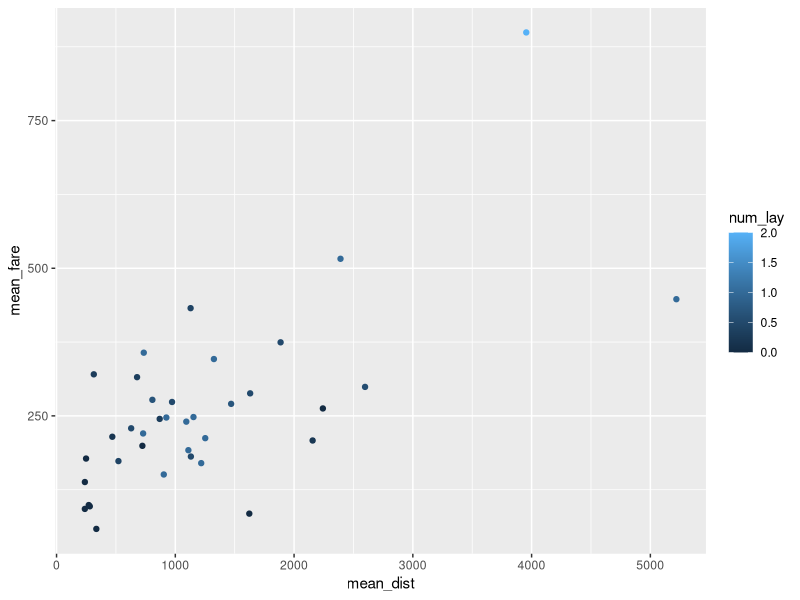
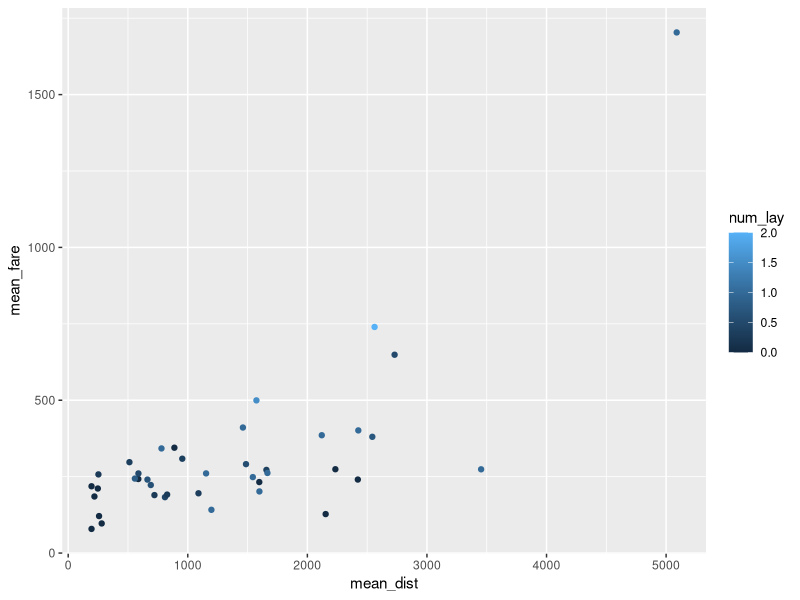
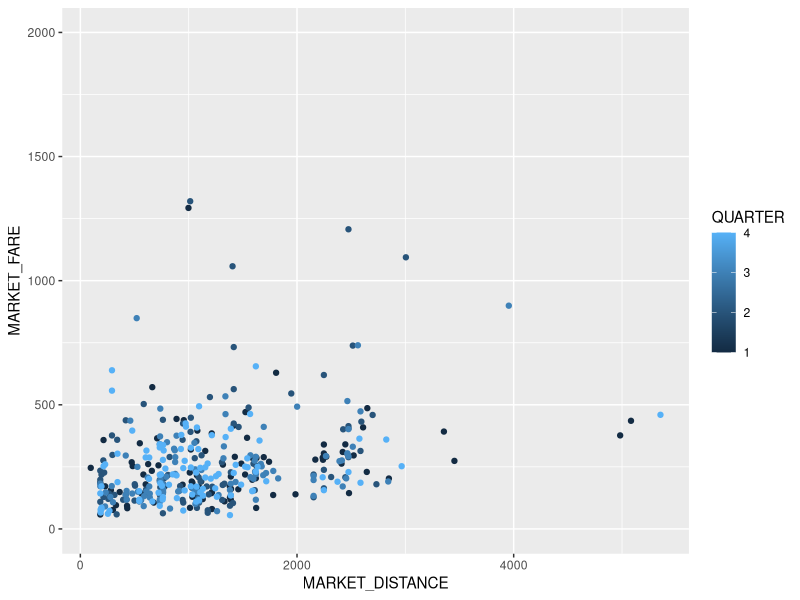
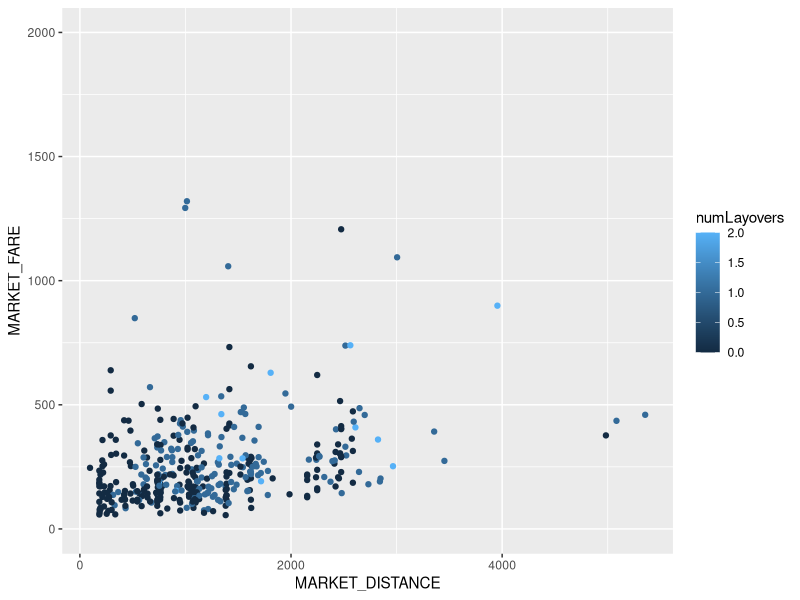
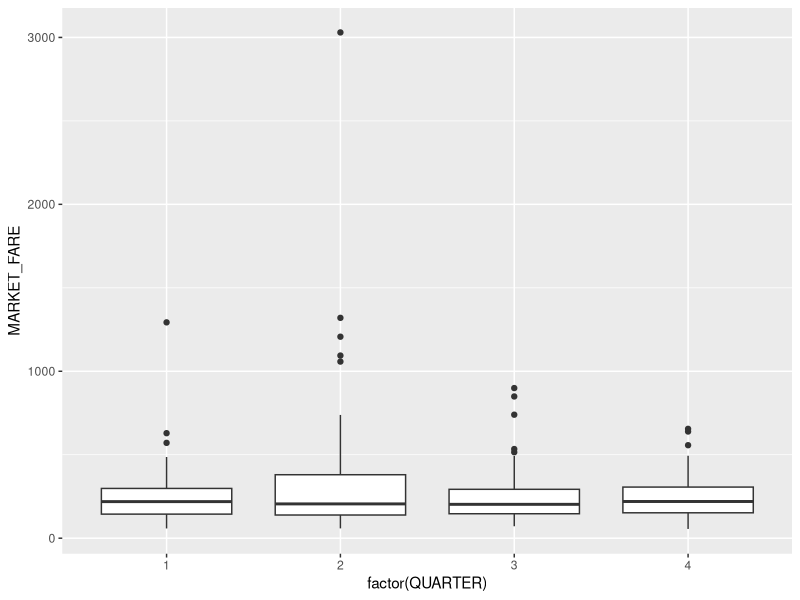

Recreate these plots in R, in order.
## ---- chunk 1
library(ggplot2)
library(dplyr)
raw_data<- read.csv('itineraries-2017.csv')

#Subsetting for flights that leave from NY state
ny_data<- raw_data%>%filter(ORIGIN_STATE_ABR=='NY')
#Linear model where the predictor is a categorical variable for the the airport from which the plane departs
ny_model<- lm(MARKET_FARE~factor(ORIGIN), data= ny_data)
summary(ny_model)

#creating a df which contains average fare and layovers for all flights leaving from NY, organized by state
mean_nyo_data<-raw_data%>%filter(ORIGIN_STATE_ABR=='NY')%>%group_by(DEST_STATE_ABR)%>%summarise(mean_fare= mean(MARKET_FARE), mean_dist = mean(MARKET_DISTANCE), num_lay= mean(numLayovers))

#creating a df which contains average fare and layovers for all flights arriving at NY, organized by state
mean_nyi_data<- raw_data%>%filter(DEST_STATE_ABR=='NY')%>%group_by(ORIGIN_STATE_ABR)%>%summarise(mean_fare= mean(MARKET_FARE), mean_dist = mean(MARKET_DISTANCE), num_lay= mean(numLayovers))


#Full and reduced models for obtaining expected mean fare from mean distance and mean layovers. Reduced model does not have the interaction term. This set of models is for outgoing flights data
model1<-lm(mean_fare~ mean_dist+num_lay+num_lay*mean_dist, data= mean_nyo_data)
model2<-lm(mean_fare~ mean_dist+num_lay, data= mean_nyo_data)
summary(model1)
summary(model2)

#F-test to compare full and reduced models
ft1<-anova(model1,model2)
ft1


#Full and reduced models for obtaining expected mean fare from mean distance and mean layovers. Reduced model does not have the interaction term. This set of models is for incoming flights data
model3<-lm(mean_fare~ mean_dist+num_lay+num_lay*mean_dist, data= mean_nyi_data)
model4<-lm(mean_fare~ mean_dist+num_lay, data= mean_nyi_data)
summary(model3)
summary(model4)

#F-test to compare full and reduced models
ft2<-anova(model3,model4)
ft2

#Exploratory plot to look at how distance and number of layovers relates to fares for outgoing flights

ggplot()+geom_point(aes(x=mean_dist, y=mean_fare, col=num_lay), data=mean_nyo_data)
ggplot()+geom_point(aes(x=mean_dist, y=mean_fare, col=num_lay), data=mean_nyi_data)

#Generic code for obtaining conf intervals for slope estimates
confint(model3, 'mean_dist:num_lay' ,level=0.95)



## ---- chunk 2
confint(model3, 'mean_dist:num_lay' ,level=0.95)

model3<- lm(MARKET_FARE~MARKET_DISTANCE+numLayovers+QUARTER+numLayovers*MARKET_DISTANCE,data=raw_data)
summary(model3)

for(i in 1:nrow(raw_data)){
    if(as.character(raw_data$ORIGIN_STATE_ABR[i])==as.character(raw_data$DEST_STATE_ABR[i])){
      print(i)
    }

}


ggplot() + geom_point(aes(x=MARKET_DISTANCE,y=MARKET_FARE, col=QUARTER),data=raw_data)+ylim(0,2000)
ggplot() + geom_point(aes(x=MARKET_DISTANCE,y=MARKET_FARE, col=numLayovers),data=raw_data)+ylim(0,2000)
ggplot() + geom_boxplot(aes(x=factor(QUARTER), y = MARKET_FARE),data=raw_data)
